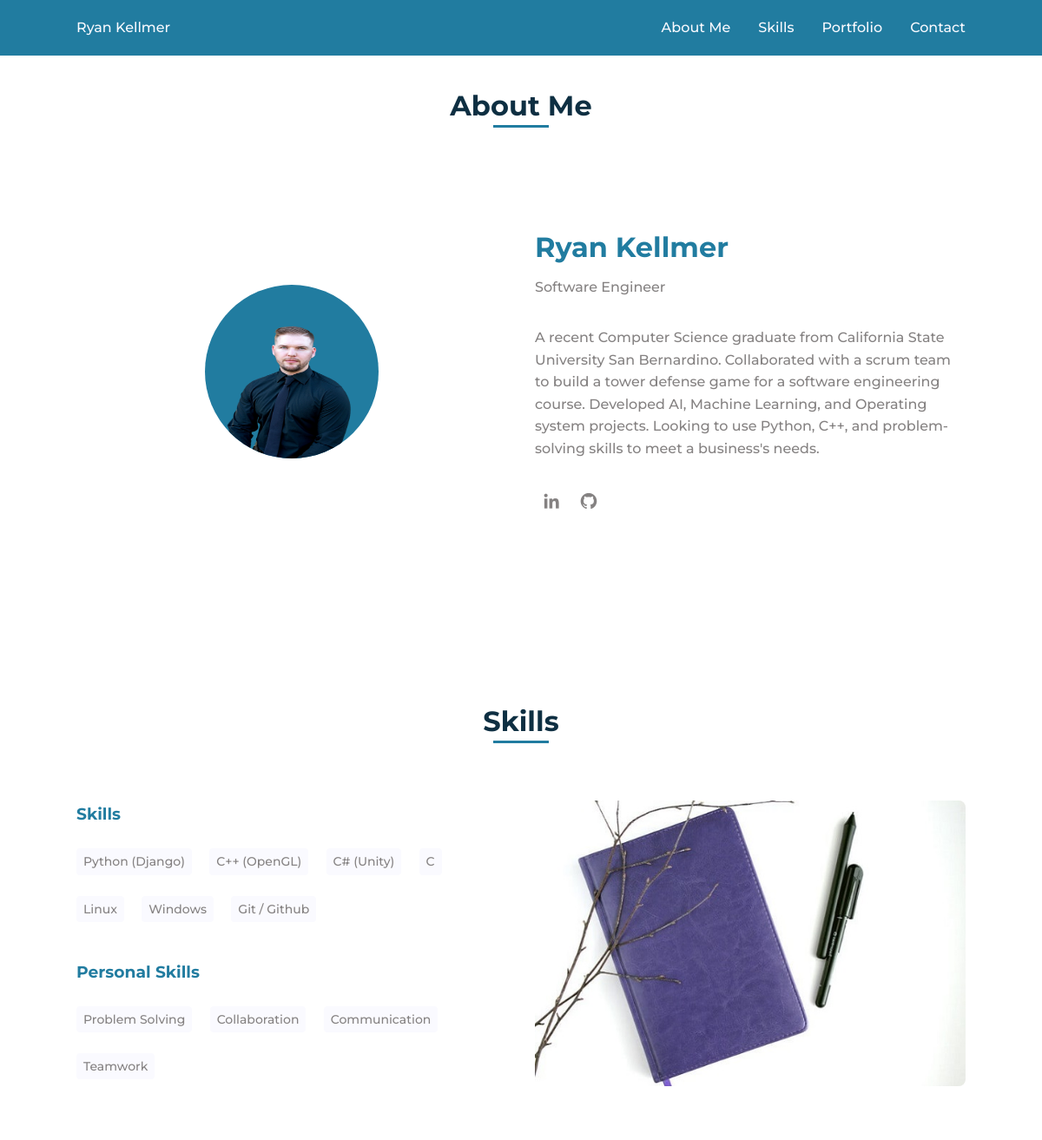
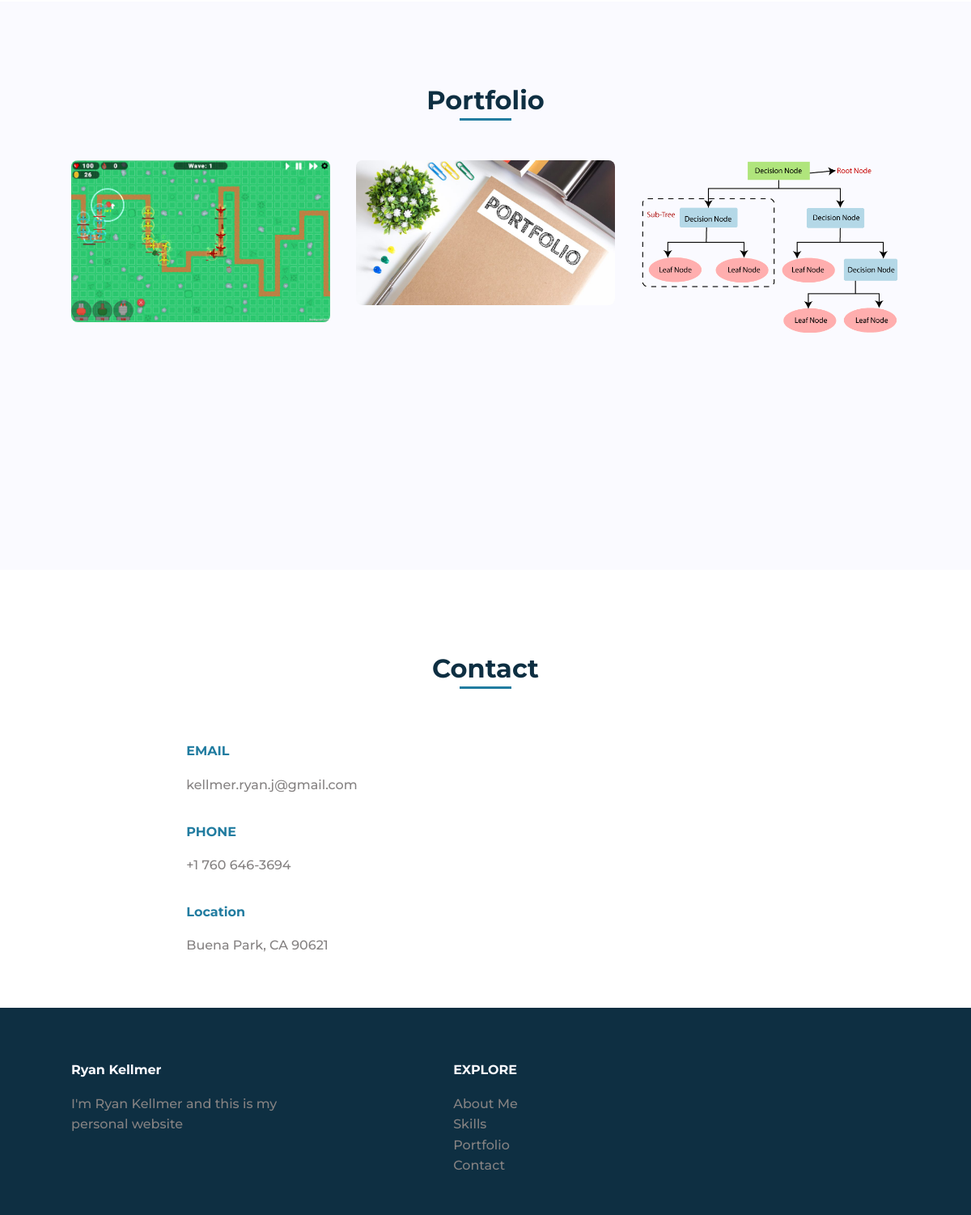
The page / on the database its author committed (2 pictures, top to bottom).
### projects/models.py (models this page shows, shortened)
class AboutMe(models.Model):
        name = models.CharField(max_length=20)
        profile_img = models.ImageField(upload_to='profile/')
        heading = models.CharField(max_length=50)
        career = models.CharField(max_length=20)
        description = models.TextField(blank=False)
        updated = models.DateTimeField(auto_now=True)

class Category(models.Model):
        name = models.CharField(max_length=20)
        updated = models.DateTimeField(auto_now=True)
        class Meta:
                verbose_name = 'Skill'
                verbose_name_plural = 'Skills'

class Skills(models.Model):
        category = models.ForeignKey(Category, on_delete=models.CASCADE)
        skill_name = models.CharField(max_length=20)

### projects/views.py (the view)
# urls.py: path("", views.index, name="index"),   # root URL is hooked up to the project_index view.
def index(request):
        about = AboutMe.objects.latest('updated')
        profiles = Profile.objects.filter(about=about)
        categories = Category.objects.all()
        context = {
                'about': about,
                'profiles': profiles,
                'categories': categories,
        }
        return render(request, 'index.html', context)

### projects/templates/index.html (shortened to what this page needs)
{% load static %}
<!DOCTYPE html>
    <html lang="en">
    <head>
        <link rel="stylesheet" href="{% static 'assets/css/styles.css' %}">
        <link href='https://cdn.jsdelivr.net/npm/boxicons@2.0.5/css/boxicons.min.css' rel='stylesheet'>
    </head>
    <body>
        <header class="l-header">
            <nav class="nav bd-grid">
                <div>
                    <a href="#" class="nav__logo">Ryan Kellmer</a>
                </div>
                <div class="nav__menu" id="nav-menu">
                    <ul class="nav__list">
                        <li class="nav__item"><a href="#about" class="nav__link">About Me</a></li>
                        <li class="nav__item"><a href="#skills" class="nav__link">Skills</a></li>
                        <li class="nav__item"><a href="#portfolio" class="nav__link">Portfolio</a></li>
                        <li class="nav__item"><a href="#contact" class="nav__link">Contact</a></li>
                    </ul>
                </div>
            </nav>
        </header>
        <main class="l-main">
            <section class="about section" id="about">
                <h2 class="section-title">{{about.name}}</h2>
                <div class="about__container bd-grid">
                    <div class="about__img">
                        <img src="{% static 'img/profile_pic.png' %}" alt="">
                    </div>
                    <div>
                        <h2 class="about__subtitle">{{about.heading}}</h2>
                        <span class="about__profession">{{about.career}}</span>
                        <p class="about__text">{{about.description}}</p>
                        <div class="about__social">
                            <a href="http://www.linkedin.com/in/ryan-kellmer-263667200/" class="about__social-icon"><i class='bx bxl-linkedin' ></i></a>
                            <a href="https://github.com/ryankellmer" class="about__social-icon"><i class='bx bxl-github' ></i></a>
                        </div>
                    </div>
                </div>
            </section>
            <section class="skills section" id="skills">
                <h2 class="section-title">Skills</h2>
                <div class="skills__container bd-grid">
                    <div class="skills__box">
                        {% for category in categories %}
                            <h3 class="skills__subtitle">{{category.name}}</h3>
                            {% for skills in category.skills_set.all %}
                                <span class="skills__name">{{skills.skill_name}}</span>
                            {% endfor %}
                        {% endfor %}
                    </div>
                    <div class="skills__img">
                        <img src="{% static 'img/skill.jpg' %}" alt="">
                    </div>
                </div>
            </section>
            <section class="portfolio section" id="portfolio">
                <h2 class="section-title">Portfolio</h2>
                <div class="portfolio__container bd-grid">
                    <div class="portfolio__img">
                        <img src="{% static 'img/project1.png' %}" alt="">
                    </div>
                    <div class="portfolio__img">
                        <img src="{% static 'img/project2.png' %}" alt="">
                    </div>
                    <div class="portfolio__img">
                        <img src="{% static 'img/project3.png' %}" alt="">
                    </div>
                </div>
            </section>
            <section class="contact section" id="contact">
                <h2 class="section-title">Contact</h2>
                <div class="contact__container bd-grid">
                    <div class="contact__info">
                        <h3 class="contact__subtitle">EMAIL</h3>
                        <span class="contact__text">kellmer.ryan.j@gmail.com</span>
                        <h3 class="contact__subtitle">PHONE</h3>
                        <span class="contact__text">+1 760 646-3694</span>
                        <h3 class="contact__subtitle">Location</h3>
                        <span class="contact__text">Buena Park, CA 90621</span>
                    </div>
                </div>
            </section>
        </main>
        <footer class="footer section">
            <div class="footer__container bd-grid">
                <div class="footer__data">
                    <h2 class="footer__title">Ryan Kellmer</h2>
                    <p class="footer__text">I'm Ryan Kellmer and this is my personal website</p>
                </div>
                <div class="footer__data">
                    <h2 class="footer__title">EXPLORE</h2>
                    <ul>
                        <li><a href="#about" class="footer__link">About Me</a></li>
                        <li><a href="#skills" class="footer__link">Skills</a></li>
                        <li><a href="#portfolio" class="footer__link">Portfolio</a></li>
                        <li><a href="#Contact" class="footer__link">Contact</a></li>
                    </ul>
                </div>
            </div>
        </footer>
    </body>
</html>

### rows shown on the page
AboutMe: name "About Me", heading "Ryan Kellmer", career "Software Engineer", description "A recent Computer Science graduate from California State University San Bernardino. Collaborated with a scrum team to build a tower defense game for a software engineering course. Developed AI, Machine Learning, and Operating system projects. Looking to use Python, C++, and problem-solving skills to meet a business's needs."
Category: name "Skills"
Skills: skill_name "Python (Django)"
Skills: skill_name "C++ (OpenGL)"
Skills: skill_name "C# (Unity)"
Skills: skill_name "C"
Skills: skill_name "Linux"
Skills: skill_name "Windows"
Skills: skill_name "Git / Github"
Category: name "Personal Skills"
Skills: skill_name "Problem Solving"
Skills: skill_name "Collaboration"
Skills: skill_name "Communication"
Skills: skill_name "Teamwork"
